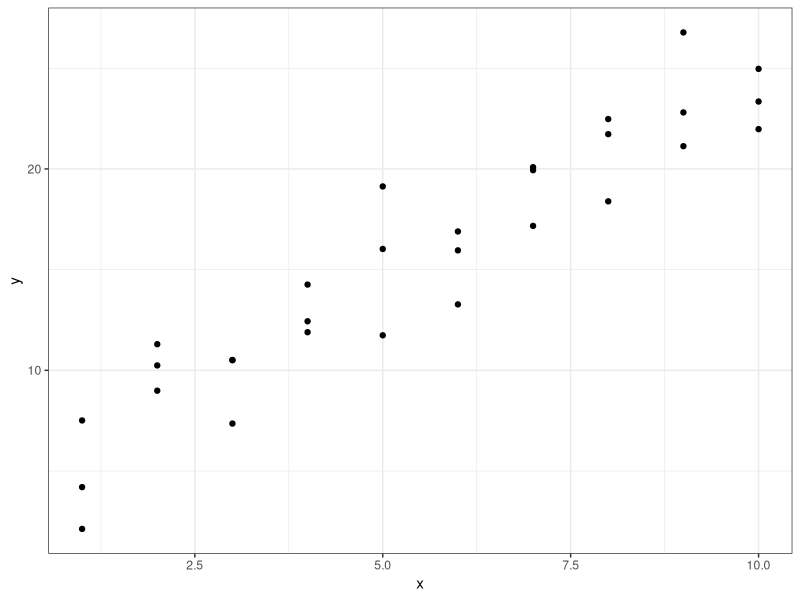
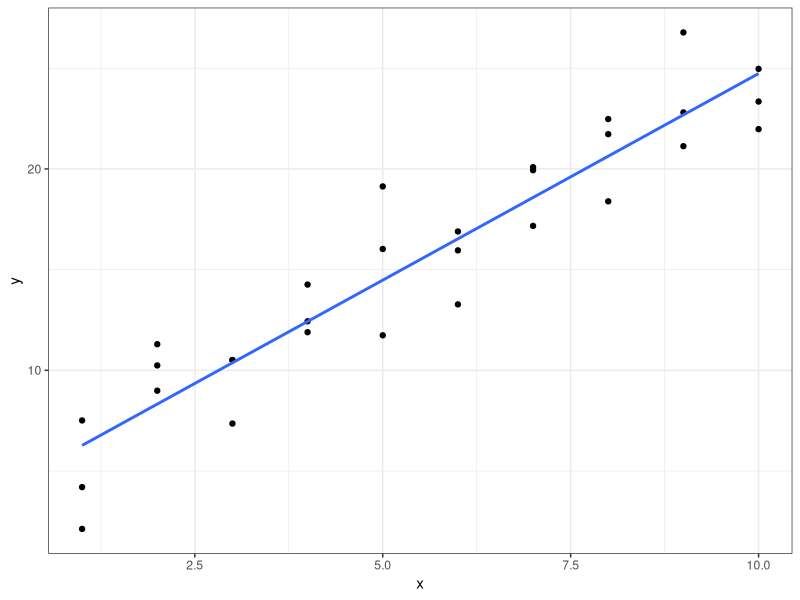

Reproduce these figures in R, in order. (Note: this script raises an error after producing the figures.)
## ---- chunk 1
library(dplyr)
library(ggplot2)
library(recipes)
library(caret)
## ---- chunk 2
# install.packages("modelr")

dados <- modelr::sim1
dados

ggplot(dados, aes(x, y)) +
  geom_point() +
  theme_bw()
## ---- chunk 3
ggplot(dados, aes(x, y)) +
  geom_point() +
  geom_smooth(method = "lm", se = FALSE) +
  theme_bw()
## ---- chunk 4
ajuste <- lm(y ~ x, dados)
summary(ajuste)
## ---- chunk 5
novas_obs <- data.frame(x = c(1, 2, 4, 10))
predict(ajuste, novas_obs)
## ---- chunk 6
mtcars
lm(mpg ~ as.factor(cyl) + disp + log(hp) + as.factor(vs), data = mtcars)
## ---- chunk 7
knitr::include_graphics("https://raw.githubusercontent.com/tidymodels/recipes/master/recipes_hex_thumb.png")
## ---- chunk 8
data(diamonds, package = "ggplot2")
glimpse(diamonds)

diamonds <- diamonds %>%
  mutate(
    cut = as.character(cut),
    color = as.character(color),
    clarity = as.character(clarity)
  )
## ---- chunk 9
receita <- recipe(price ~ . , data = diamonds) %>%
  step_dummy(all_nominal()) %>%
  step_nzv(all_predictors()) %>%
  step_corr(all_predictors())

prep <- prep(receita, diamonds)

dados_mod <- bake(prep, diamonds)

ajuste <- lm(price ~ ., dados_mod)
summary(ajuste)
## ---- chunk 10
knitr::include_graphics("https://upload.wikimedia.org/wikipedia/commons/b/b5/A_Ariel_view_of_Carot.jpg")
## ---- chunk 11
id_novos <- sample(nrow(diamonds), size = 1000)
novos_diamantes <- diamonds[id_novos,]
diamantes <- diamonds[-id_novos,]
## ---- chunk 12
modelo <- train(
  receita, 
  diamantes, 
  method = "lm", 
  trControl = trainControl(method = "cv", number = 5)
)

modelo
summary(modelo$finalModel)
varImp(modelo)
## ---- chunk 13
novos_diamantes <- bake(prep, novos_diamantes)

novos_diamantes %>% 
  mutate(pred = predict(modelo, novos_diamantes)) %>% 
  ggplot(aes(y = pred, x = price)) +
  geom_point() +
  geom_abline(intercept = 0, slope = 1, color = "blue") +
  theme_bw()
## ---- chunk 14
receita <- recipe(price ~ . , data = diamantes) %>%
  step_dummy(all_nominal(), -all_outcomes()) %>%
  step_nzv(all_predictors()) %>%
  step_corr(all_predictors()) %>%
  step_log(all_outcomes())

modelo <- train(
  receita, 
  diamantes, 
  method = "lm", 
  trControl = trainControl(method = "cv", number = 5)
)

modelo
## ---- chunk 15
summary_log <- function(data, lev = NULL, model = NULL) {
  
  metrics <- defaultSummary(data, lev, model)
  
  residuo <- exp(data$obs) - exp(data$pred)
  metrics["RMSE"] <- sqrt(mean((residuo)^2))
  metrics["MAE"] <- mean(abs(residuo))
  
  metrics
}

train_control <- trainControl(
  method = "cv", 
  number = 5, 
  summaryFunction = summary_log
)

modelo <- train(
  receita, 
  diamantes, 
  method = "lm", 
  trControl = train_control
)

modelo
